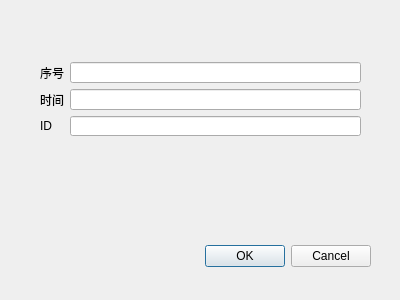
<?xml version="1.0" encoding="UTF-8"?>
<ui version="4.0">
 <class>Dialog</class>
 <widget class="QDialog" name="Dialog">
  <property name="geometry">
   <rect>
    <x>0</x>
    <y>0</y>
    <width>400</width>
    <height>300</height>
   </rect>
  </property>
  <property name="windowTitle">
   <string>Dialog</string>
  </property>
  <widget class="QDialogButtonBox" name="buttonBox">
   <property name="geometry">
    <rect>
     <x>30</x>
     <y>240</y>
     <width>341</width>
     <height>32</height>
    </rect>
   </property>
   <property name="orientation">
    <enum>Qt::Horizontal</enum>
   </property>
   <property name="standardButtons">
    <set>QDialogButtonBox::Cancel|QDialogButtonBox::Ok</set>
   </property>
  </widget>
  <widget class="QWidget" name="">
   <property name="geometry">
    <rect>
     <x>40</x>
     <y>62</y>
     <width>321</width>
     <height>74</height>
    </rect>
   </property>
   <layout class="QGridLayout" name="gridLayout">
    <item row="0" column="0">
     <widget class="QLabel" name="label_5">
      <property name="text">
       <string>序号</string>
      </property>
     </widget>
    </item>
    <item row="0" column="1">
     <widget class="QLineEdit" name="SequencelineEdit"/>
    </item>
    <item row="1" column="0">
     <widget class="QLabel" name="label">
      <property name="text">
       <string>时间</string>
      </property>
     </widget>
    </item>
    <item row="1" column="1">
     <widget class="QLineEdit" name="TimelineEdit"/>
    </item>
    <item row="2" column="0">
     <widget class="QLabel" name="label_2">
      <property name="text">
       <string>ID</string>
      </property>
     </widget>
    </item>
    <item row="2" column="1">
     <widget class="QLineEdit" name="IDlineEdit"/>
    </item>
   </layout>
  </widget>
 </widget>
 <resources/>
 <connections>
  <connection>
   <sender>buttonBox</sender>
   <signal>accepted()</signal>
   <receiver>Dialog</receiver>
   <slot>accept()</slot>
   <hints>
    <hint type="sourcelabel">
     <x>248</x>
     <y>254</y>
    </hint>
    <hint type="destinationlabel">
     <x>157</x>
     <y>274</y>
    </hint>
   </hints>
  </connection>
  <connection>
   <sender>buttonBox</sender>
   <signal>rejected()</signal>
   <receiver>Dialog</receiver>
   <slot>reject()</slot>
   <hints>
    <hint type="sourcelabel">
     <x>316</x>
     <y>260</y>
    </hint>
    <hint type="destinationlabel">
     <x>286</x>
     <y>274</y>
    </hint>
   </hints>
  </connection>
 </connections>
</ui>
